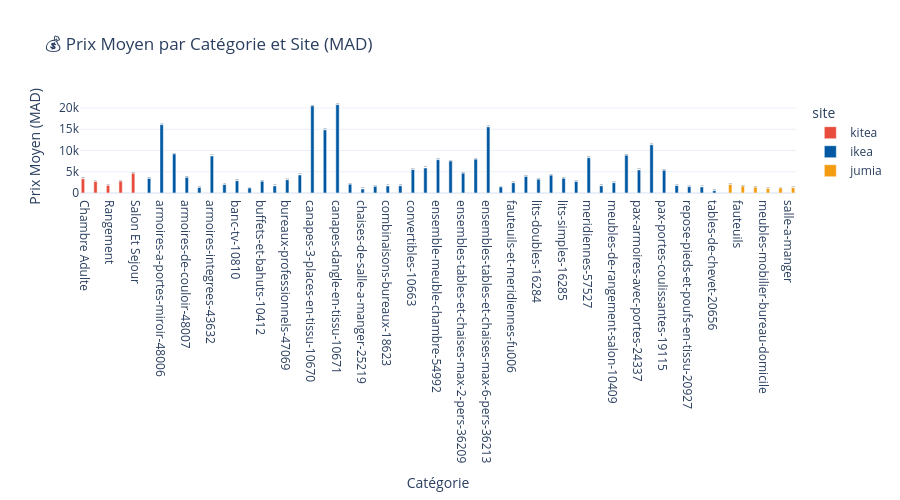

Notebook code cell kept with this figure:
### Code cell
prix_moy = df_clean.groupby(['categorie','site'])['prix'].mean().round(0).reset_index()
fig_bar = px.bar(prix_moy, x='categorie', y='prix', color='site', barmode='group',
    color_discrete_map=COLORS,
    title='💰 Prix Moyen par Catégorie et Site (MAD)',
    labels={'prix':'Prix Moyen (MAD)','categorie':'Catégorie'},
    template='plotly_white', text='prix')
fig_bar.update_traces(texttemplate='%{text:.0f}', textposition='outside')
fig_bar.update_layout(height=500)
fig_bar.show()
with open(os.path.join(OUTPUTS_DIR, 'fig_barchart.json'),'w') as f: f.write(fig_bar.to_json())
print("✅ fig_barchart.json sauvegardé")

### Figure 1 — Plotly figure (JSON) as saved in the notebook; plotly's stock layout.template omitted (floating-point values rounded to 4 significant figures)
{"data": [{"alignmentgroup": "True", "hovertemplate": "site=kitea<br>Catégorie=%{x}<br>Prix Moyen (MAD)=%{text}<extra></extra>", "legendgroup": "kitea", "marker": {"color": "#E74C3C", "pattern": {"shape": ""}}, "name": "kitea", "offsetgroup": "kitea", "orientation": "v", "showlegend": true, "text": [3359, 2711, 1786, 2787, 4639], "textposition": "outside", "texttemplate": "%{text:.0f}", "type": "bar", "x": ["Chambre Adulte", "Mobilier Pro", "Rangement", "Salle A Manger", "Salon Et Sejour"], "xaxis": "x", "y": [3359, 2711, 1786, 2787, 4639], "yaxis": "y"}, {"alignmentgroup": "True", "hovertemplate": "site=ikea<br>Catégorie=%{x}<br>Prix Moyen (MAD)=%{text}<extra></extra>", "legendgroup": "ikea", "marker": {"color": "#0058A3", "pattern": {"shape": ""}}, "name": "ikea", "offsetgroup": "ikea", "orientation": "v", "showlegend": true, "text": [3430, 16105, 9184, 3688, 1298, 8719, 1991, 2882, 1171, 2765, 1668, 3119, 4249, 20499, 14864, 20799, 2067, 949, 1563, 1661, 1698, 5517, 5889, 7839, 7523, 4659, 7962, 15574, 1407, 2417, 3895, 3245, 4195, 3464, 2722, 8300, 1686, 2424, 8888, 5433, 11360, 5340, 1745, 1507, 1424, 545], "textposition": "outside", "texttemplate": "%{text:.0f}", "type": "bar", "x": ["armoires-a-portes-battantes-48005", "armoires-a-portes-miroir-48006", "armoires-coulissantes-43635", "armoires-de-couloir-48007", "armoires-independantes-43631", "armoires-integrees-43632", "armoires-ouvertes-43634", "banc-tv-10810", "bibliotheques-10382", "buffets-et-bahuts-10412", "bureaux-pour-la-maison-20651", "bureaux-professionnels-47069", "canapes-2-places-en-tissu-10668", "canapes-3-places-en-tissu-10670", "canapes-avec-meridienne-en-tissu-47388", "canapes-dangle-en-tissu-10671", "chaises-de-bureau-20652", "chaises-de-salle-a-manger-25219", "coiffeuses-20657", "combinaisons-bureaux-18623", "commodes-10451", "convertibles-10663", "elements-modulables-canape-31786", "ensemble-meuble-chambre-54992", "ensembles-tables-et-chaises-19145", "ensembles-tables-et-chaises-max-2-pers-36209", "ensembles-tables-et-chaises-max-4-pers-36212", "ensembles-tables-et-chaises-max-6-pers-36213", "etageres-et-armoires-a-chaussures-10456", "fauteuils-et-meridiennes-fu006", "lits-dappoint-et-banquettes-19037", "lits-doubles-16284", "lits-rembourres-49096", "lits-simples-16285", "matelas-bm002", "meridiennes-57527", "meuble-etagere-11465", "meubles-de-rangement-salon-10409", "meubles-tv-avec-rangements-14885", "pax-armoires-avec-portes-24337", "pax-armoires-sans-porte-19110", "pax-portes-coulissantes-19115", "rangements-cubiques-55012", "repose-pieds-et-poufs-en-tissu-20927", "systemes-de-rangement-10397", "tables-de-chevet-20656"], "xaxis": "x", "y": [3430, 16105, 9184, 3688, 1298, 8719, 1991, 2882, 1171, 2765, 1668, 3119, 4249, 20499, 14864, 20799, 2067, 949, 1563, 1661, 1698, 5517, 5889, 7839, 7523, 4659, 7962, 15574, 1407, 2417, 3895, 3245, 4195, 3464, 2722, 8300, 1686, 2424, 8888, 5433, 11360, 5340, 1745, 1507, 1424, 545], "yaxis": "y"}, {"alignmentgroup": "True", "hovertemplate": "site=jumia<br>Catégorie=%{x}<br>Prix Moyen (MAD)=%{text}<extra></extra>", "legendgroup": "jumia", "marker": {"color": "#F39C12", "pattern": {"shape": ""}}, "name": "jumia", "offsetgroup": "jumia", "orientation": "v", "showlegend": true, "text": [1994, 1629, 1367, 1073, 1171, 1255], "textposition": "outside", "texttemplate": "%{text:.0f}", "type": "bar", "x": ["canape", "fauteuils", "meubles-meubles-chambre-coucher", "meubles-mobilier-bureau-domicile", "meubles-tables", "salle-a-manger"], "xaxis": "x", "y": [1994, 1629, 1367, 1073, 1171, 1255], "yaxis": "y"}], "layout": {"barmode": "group", "height": 500, "legend": {"title": {"text": "site"}, "tracegroupgap": 0}, "title": {"text": "💰 Prix Moyen par Catégorie et Site (MAD)"}, "xaxis": {"anchor": "y", "domain": [0, 1], "title": {"text": "Catégorie"}}, "yaxis": {"anchor": "x", "domain": [0, 1], "title": {"text": "Prix Moyen (MAD)"}}}}
